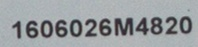
#> input picture img_data/data1/1606026M4820.jpg, 198 x 47 px, given as the content of the folder ../img_data/data1/1606026M4820.jpg, which was not available
$ python -i train.py   (imports and definitions only)   (Python 2 division)   (older library calls are emulated)
#> lines starting #> are read from the running program, lines starting #| are printed output that depends on the picture
#!/usr/bin/env python
# coding=utf8

import numpy as np
import cv2
from numpy.linalg import norm
import os

CHAR_SIZE = 20


class StatModel(object):
    def load(self, fn):
        self.model.load(fn)

    def save(self, fn):
        self.model.save(fn)


class KNearest(StatModel):
    def __init__(self, k=3):
        self.k = k
        self.model = cv2.KNearest()

    def train(self, samples, responses):
        self.model = cv2.KNearest()
        self.model.train(samples, responses)

    # [4 lines left out: function predict, not called in this run]


class SVM(StatModel):
    # [6 lines left out: function __init__, not called in this run]

    def train(self, samples, responses):
        self.model = cv2.SVM()
        self.model.train(samples, responses, params=self.params)

    def predict(self, samples):
        return self.model.predict_all(samples).ravel()


def __scall_and_border_image(src_image, target_size):
    _h, _w = src_image.shape[:2]
    _ratio_target = float(target_size[0]) / float(target_size[1])
    _ratio_image = float(_w) / float(_h)
    _max = max(_ratio_image, _ratio_target)
    if _max == _ratio_image:
        __w = target_size[0]
        __h = int(target_size[0] / _ratio_image)
    else:
        __w = int(target_size[1] * _ratio_image)
        __h = target_size[1]
    _src_image = cv2.resize(src_image, (__w, __h),
                            interpolation=cv2.INTER_LINEAR)

    _left = (target_size[0] - __w) / 2
    _right = target_size[0] - __w - _left
    _top = (target_size[1] - __h) / 2
    _bottom = target_size[1] - __h - _top
    _src_image = cv2.copyMakeBorder(
        _src_image, _top, _bottom, _left, _right, cv2.BORDER_CONSTANT, value=0)

    return _src_image, (_left, _top, float(__w)/float(_w), float(__h)/float(_h))


def load_chars(work_path):
    # images_path = os.listdir(work_path)
#> called with work_path = '../img_data/data1/1606026M4820.jpg'
    digits, labels = [], []
    # for index, _path in enumerate(images_path):
    for fpathe, dirs, fs in os.walk(work_path):
        for f in fs:
            _path = os.path.join(fpathe, f)
            if _path[_path.rfind('.'):] != '.jpg':
                continue
            ch_img = cv2.imread(_path)
#> ch_img is the input picture: shape (47, 198, 3); mean B, G, R 160.1, 157.3, 152.9
            ch_img, _ = __scall_and_border_image(
                ch_img, (CHAR_SIZE, CHAR_SIZE))
#> in __scall_and_border_image, `_src_image = cv2.copyMakeBorder( _src_image, _top, _bottom, _left, _ri..`:
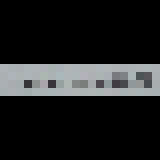
#> _src_image: shape (20, 20, 3) (shown 8 times larger); mean of channels 0, 1, 2 33.1, 32.6, 31.5; drawn as B, G, R
            ch_img = cv2.cvtColor(ch_img, cv2.COLOR_BGR2GRAY)
#> ch_img: shape (20, 20)
            digits.append(ch_img)
#> (the run stopped early here; a loop or call above may not have finished)

$ run again, on img_data/data1/1606026M5830.jpg
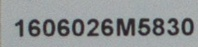
#> input picture img_data/data1/1606026M5830.jpg, 198 x 47 px, given as the content of the folder ../img_data/data1/1606026M5830.jpg, which was not available
#> in load_chars, ch_img is the input picture: shape (47, 198, 3); mean B, G, R 149.3, 147.8, 144.1
#> in __scall_and_border_image, `_src_image = cv2.copyMakeBorder( _src_image, _top, _bottom, _left, _ri..`:
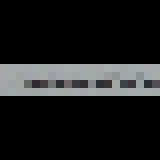
#> _src_image: shape (20, 20, 3) (shown 8 times larger); mean of channels 0, 1, 2 30.2, 29.9, 29.1; drawn as B, G, R
#> ch_img: shape (20, 20)

$ run again, on img_data/data1/1606026M5832.jpg
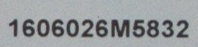
#> input picture img_data/data1/1606026M5832.jpg, 198 x 47 px, given as the content of the folder ../img_data/data1/1606026M5832.jpg, which was not available
#> in load_chars, ch_img is the input picture: shape (47, 198, 3); mean B, G, R 157.6, 155.5, 151.9
#> in __scall_and_border_image, `_src_image = cv2.copyMakeBorder( _src_image, _top, _bottom, _left, _ri..`:
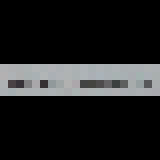
#> _src_image: shape (20, 20, 3) (shown 8 times larger); mean of channels 0, 1, 2 32.8, 32.3, 31.6; drawn as B, G, R
#> ch_img: shape (20, 20)

$ run again, on img_data/data1/1606026M5834.jpg
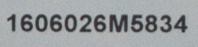
#> input picture img_data/data1/1606026M5834.jpg, 198 x 47 px, given as the content of the folder ../img_data/data1/1606026M5834.jpg, which was not available
#> in load_chars, ch_img is the input picture: shape (47, 198, 3); mean B, G, R 158.8, 156.6, 152.8
#> in __scall_and_border_image, `_src_image = cv2.copyMakeBorder( _src_image, _top, _bottom, _left, _ri..`:
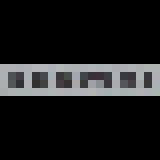
#> _src_image: shape (20, 20, 3) (shown 8 times larger); mean of channels 0, 1, 2 28.8, 28.3, 27.7; drawn as B, G, R
#> ch_img: shape (20, 20)
